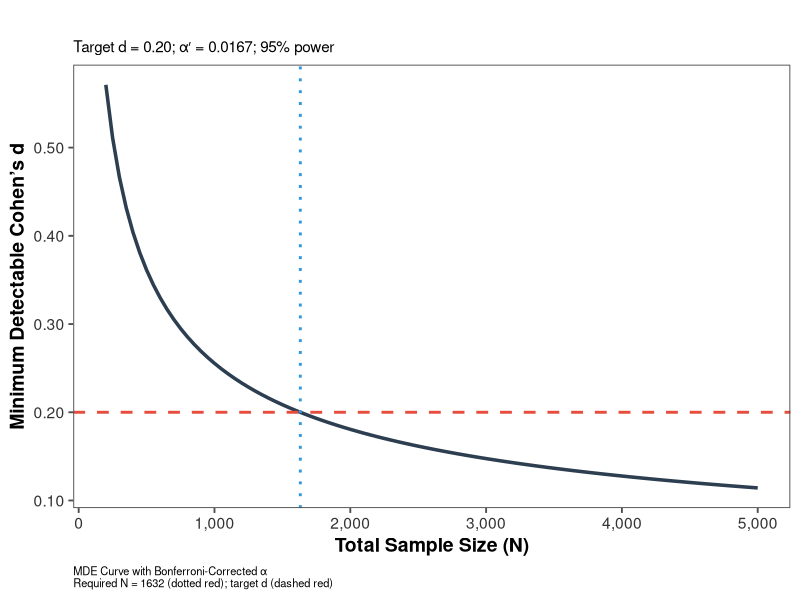

Generate this figure with R:
# Required libraries
library(tidyverse)
library(scales)
library(ggthemes)

# 1) Parameters
d_target  <- 0.20       # the Cohen's d we care about
m_outcomes<- 3          # number of tests/outcomes
alpha     <- 0.05
power     <- 0.95

# 2) Bonferroni‐corrected alpha
alpha_corr <- alpha / m_outcomes

# 3) z‐scores
z_a2_corr <- qnorm(1 - alpha_corr/2)
z_b       <- qnorm(power)

# 4) Closed‐form solution for total N
#    N = 4 * ((z_{α'/2} + z_β) / d )^2
N_req <- ceiling( 4 * ( (z_a2_corr + z_b) / d_target )^2 )

cat(sprintf("For d = %.2f, α′ = %.4f (Bonferroni), 1–β = %.2f → N ≥ %d total\n",
            d_target, alpha_corr, power, N_req))

# 5) Optional: MDE curve with corrected alpha
mde_calc_corr <- function(N) (z_a2_corr + z_b) * sqrt(4 / N)

Ns    <- seq(200, 5000, by = 50)
mde_df<- tibble(N = Ns, MDE = mde_calc_corr(Ns))

ggplot(mde_df, aes(x = N, y = MDE)) +
  geom_line(size = 1.2, color = "#2C3E50") +
  geom_hline(yintercept = d_target,
             linetype = "dashed", color = "#E74C3C", size = 1) +
  geom_vline(xintercept = N_req,
             linetype = "dotted", color = "#3498DB", size = 1) +
  scale_x_continuous("Total Sample Size (N)", labels = comma) +
  scale_y_continuous("Minimum Detectable Cohen’s d",
                     labels = comma_format(accuracy = 0.01)) +
  labs(
    title    = "",
    subtitle = sprintf("Target d = %.2f; α′ = %.4f; 95%% power", d_target, alpha_corr),
    caption  = sprintf("MDE Curve with Bonferroni‐Corrected α\nRequired N = %d (dotted red); target d (dashed red)", N_req)
  ) +
  theme_few(base_size = 14) +
  theme(
    plot.title      = element_text(face = "bold", size = 16),
    plot.subtitle   = element_text(size = 11, margin = margin(b = 6)),
    plot.caption    = element_text(size = 8, hjust = 0),
    axis.title      = element_text(face = "bold"),
    axis.text       = element_text(color = "grey20"),
    panel.grid.minor= element_blank()
  )
